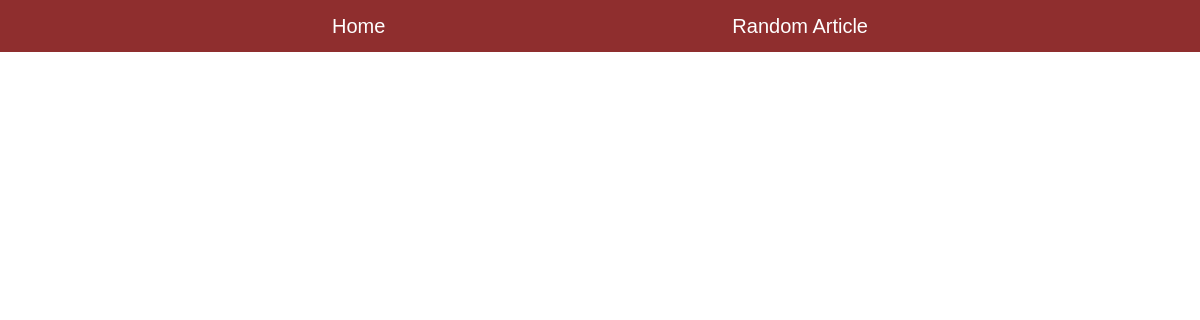
The app's page /blog/show_all, older data.
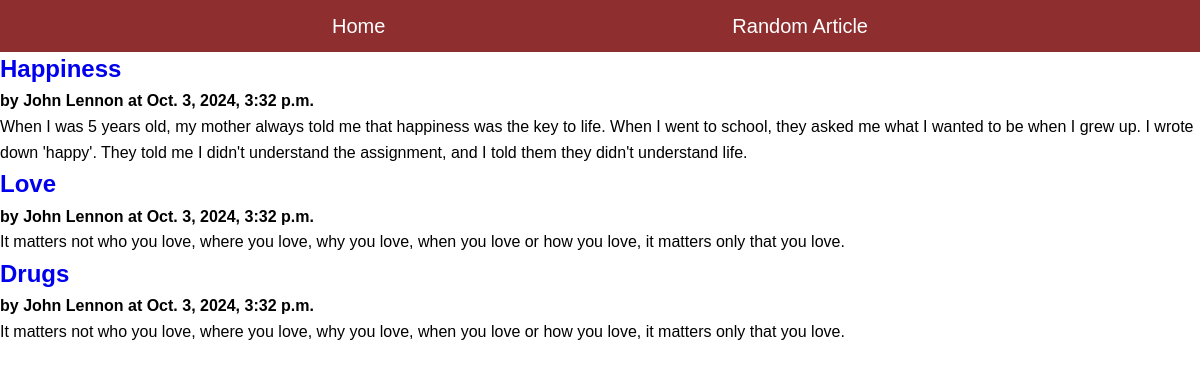
The same page, newer data.
### blog/models.py (models this page shows, shortened)
class Article(models.Model):
    title = models.TextField(blank=False)
    author = models.TextField(blank=False)
    text = models.TextField(blank=False)
    published = models.DateTimeField(auto_now=True)

### blog/views.py (the view)
# urls.py: path('show_all', ShowAllView.as_view(), name='show_all_a'), #generic class-based view
class ShowAllView(ListView):
    model = Article #retrieve objects of type article from db
    template_name = 'blog/show_all.html'
    context_object_name = 'articles' #how to find the data in the template files

### blog/templates/blog/show_all.html (shortened to what this page needs)
{% extends 'blog/base.html' %}
{% block content %}
<main class="grid-container">
    {% for a in articles %}
    <article>
        <div>
        <h2> <a href="{% url 'article' a.pk %}">{{a.title}}</a></h2>
        <strong>by {{a.author}} at {{a.published}}</strong>
        <p>
        {{a.text}}
        </p>
        </div>
    </article>
    {% endfor %}
</main>
{% endblock %}

### blog/templates/blog/base.html (shortened to what this page needs)
{%load static%}
<html>
    <head>
        <link rel="stylesheet" href="{% static "styles3.css" %}">
    </head>
    <body>
        <nav class="joes-nav">
            <div class = "cont">
            <ul class="nav-links">
                <li><a href="{%url 'show_all_a'%}">Home</a></li>
                <li><a href="{%url 'random'%}">Random Article</a></li>
            </ul>
        </div>
        </nav>
        {%block content%}
        {%endblock%}
    </body>
</html>

### static/styles3.css (style rules this page uses)
* { margin: 0; padding: 0; box-sizing: border-box; justify-content: center; align-items: center; text-decoration: none; }
body { font-family: Arial, Helvetica, sans-serif; line-height: 1.6; }
nav { background-color: rgb(143, 46, 46); position: fixed; top: 0; width: 100%; padding: 10px 0; z-index: 1000; }
ul { list-style: none; }
.nav-links { display: flex; justify-content: space-evenly; flex: 1; }
.nav-links li { margin-left: 0 10px; }
.nav-links a { color: white; text-decoration: none; padding: 10px 15px; font-size: 20px; }

Row changes from the older to the newer data that the page shows:
added Article: title "Happiness", author "John Lennon", published "Oct. 3, 2024, 3:32 p.m.", text "When I was 5 years old, my mother always told me that happiness was the key to life. When I went to school, they asked me what I wanted to be when I grew up. I wrote down 'happy'. They told me I didn't understand the assignment, and I told them they didn't understand life."
added Article: title "Love", author "John Lennon", published "Oct. 3, 2024, 3:32 p.m.", text "It matters not who you love, where you love, why you love, when you love or how you love, it matters only that you love."
added Article: title "Drugs", author "John Lennon", published "Oct. 3, 2024, 3:32 p.m.", text "It matters not who you love, where you love, why you love, when you love or how you love, it matters only that you love."
